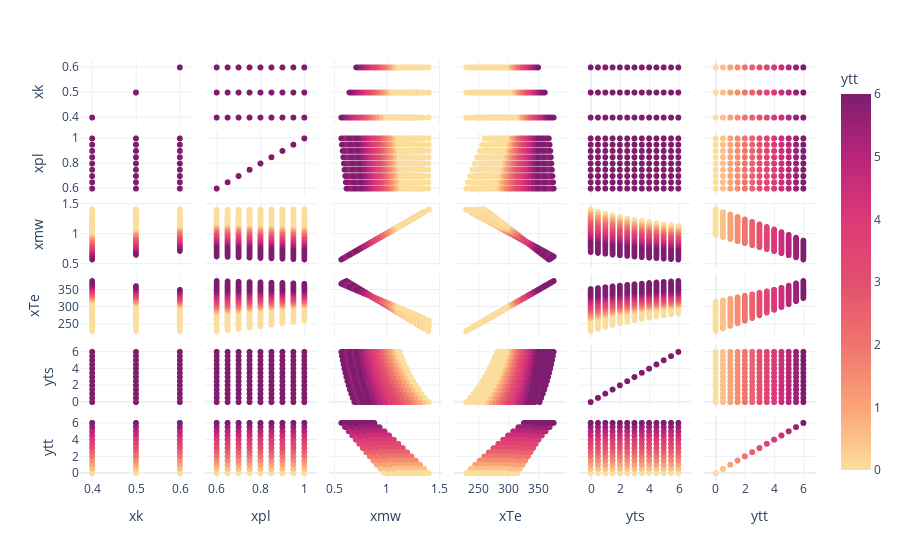

The notebook cell this image was saved under:
### Code cell
p = px.scatter_matrix(df, color = "ytt", color_continuous_scale="Sunsetdark")
p.update_layout(template="plotly_white")

### Figure 1 — Plotly figure (JSON) as saved in the notebook; plotly's stock layout.template omitted (floating-point values rounded to 4 significant figures; data arrays with more than 128 entries replaced by an {"elided": "..."} marker saying what was removed)
{"data": [{"dimensions": [{"axis": {"matches": true}, "label": "xk", "values": {"elided": "4563 float values"}}, {"axis": {"matches": true}, "label": "xpl", "values": {"elided": "4563 float values"}}, {"axis": {"matches": true}, "label": "xmw", "values": {"elided": "4563 float values"}}, {"axis": {"matches": true}, "label": "xTe", "values": {"elided": "4563 float values"}}, {"axis": {"matches": true}, "label": "yts", "values": {"elided": "4563 float values"}}, {"axis": {"matches": true}, "label": "ytt", "values": {"elided": "4563 float values"}}], "hovertemplate": "%{xaxis.title.text}=%{x}<br>%{yaxis.title.text}=%{y}<br>ytt=%{marker.color}<extra></extra>", "legendgroup": "", "marker": {"color": {"elided": "4563 float values"}, "coloraxis": "coloraxis", "symbol": "circle"}, "name": "", "showlegend": false, "type": "splom"}], "layout": {"coloraxis": {"colorbar": {"title": {"text": "ytt"}}, "colorscale": [[0, "rgb(252, 222, 156)"], [0.1667, "rgb(250, 164, 118)"], [0.3333, "rgb(240, 116, 110)"], [0.5, "rgb(227, 79, 111)"], [0.6667, "rgb(220, 57, 119)"], [0.8333, "rgb(185, 37, 122)"], [1, "rgb(124, 29, 111)"]]}, "dragmode": "select", "legend": {"tracegroupgap": 0}, "margin": {"t": 60}}}
